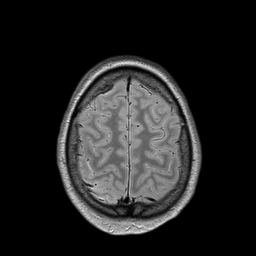
#> input picture HW1_Basic Operations/1_Basic operations in matplotlib & CV2/Head-MRI.tif, 256 x 256 px
$ python Codes.py
#> lines starting #> are read from the running program, lines starting #| are printed output that depends on the picture
import numpy as np
import cv2 as cv
import matplotlib.pyplot as plt

######################## Part A #######################
# Reading the image in gray:
img1 = cv.imread('Head-MRI.tif', 0)
#> img1 is the input picture: shape (256, 256); min 0, max 255, mean 33.8

# Defining types of image1 & image2:
img1 = img1.astype('uint8')
img2 = img1.astype('float')

plt.figure(1)
plt.subplot(2,1,1)
plt.imshow(img1, cmap='gray', vmin=0, vmax=255)
plt.title('uint8 image'),
plt.xticks([])
plt.yticks([])

plt.subplot(2,1,2)
plt.imshow(img2/255, cmap='gray', vmin=0, vmax=1)
plt.title('float image')
plt.xticks([])
plt.yticks([])
plt.savefig('uint8 and float images.png')
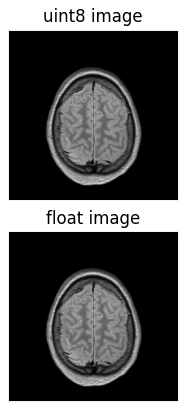
#> figure drawn by matplotlib, 2 panels
plt.show()


print('image1 type:',img1.dtype,'\n','image2 type:', img2.dtype)
#| image1 type: uint8
#|  image2 type: float64

########################## Part B ########################
row150=img1[150,:]
#> row150 = 256 values, max 194 at index 62, min 0 at index 0, mean 65.28
row180=img1[180,:]
#> row180 = 256 values, max 176 at index 85, min 0 at index 0, mean 61.93

plt.figure(2)
plt.subplot(2,1,1)
plt.plot(row150,color='b',label='row 150')
plt.plot(row180,color='r',label='row 180')
plt.title('Intensity of rows 150 & 180 of Head-MRI image')
plt.legend()

######################## Part C #########################
# Defining a 2*img1.shape([1]) array to put row150 and row 180 in it
img = np.zeros((2,img1.shape[1]))
img[0,:]=img1[150,:]
img[1,:]=img1[180,:]
plt.subplot(2,1,2)
plt.imshow(img,cmap='gray', vmin=0, vmax=255)
plt.xticks([])
plt.yticks([])
plt.title('Rows 150 & 180 of the image')
plt.savefig('Rows 150 & 180 of the image')
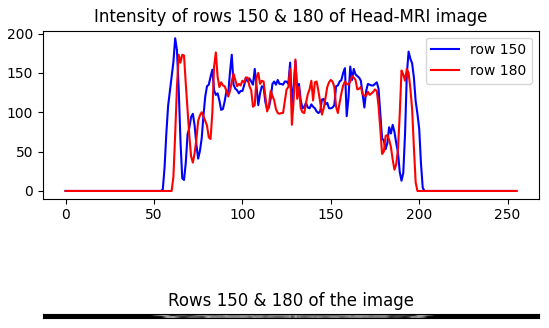
#> figure drawn by matplotlib, 2 panels; panel 1: curve peaks at x = 62, y = 194; panel 1: curve peaks at x = 85, y = 176
plt.show()
